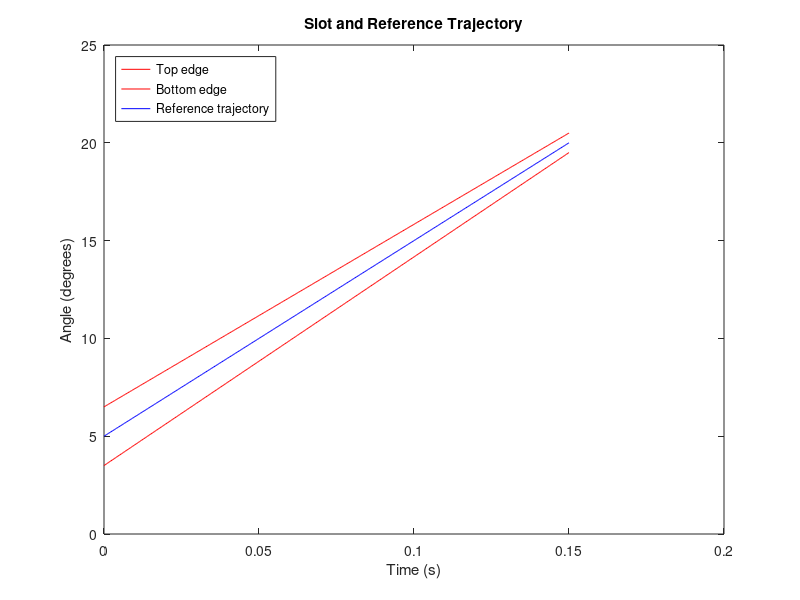

Here is the MATLAB script that generated this plot:
% Define parameters
Tss = 0.35; % single support paretic stance duration in seconds
T1 = 0.15 * Tss; % 15% of Tss
fs = 10e3; % sampling frequency in Hz
N = round(T1 * fs); % number of samples
t = linspace(0, 0.15, N); % time vector
theta_i = 5; % initial angle in degrees
theta_f = 20; % final angle in degrees
b0 = 3; % initial slot height in degrees
b1 = 1; % final slot height in degrees

% Commanded reference trajectory (straight line)
theta_ref = linspace(theta_i, theta_f, N);

% Calculate top and bottom edge trajectories of the slot
b = linspace(b0, b1, N); % slot height decreases linearly
t_edge = theta_ref + b/2; % top edge of the slot
b_edge = theta_ref - b/2; % bottom edge of the slot

% Plot the slot and reference trajectory
figure;
plot(t, t_edge, 'r', t, b_edge, 'r', t, theta_ref, 'b');
legend('Top edge', 'Bottom edge', 'Reference trajectory', 'Location','northwest');
xlabel('Time (s)');
ylabel('Angle (degrees)');
title('Slot and Reference Trajectory')

% Absolute positions of the top and bottom edges of the slot at 20 ms
i_20ms = round(20e-3 * fs); % index corresponding to 20 ms
t_edge_20ms = t_edge(i_20ms);
b_edge_20ms = b_edge(i_20ms);
fprintf('At 20 ms, the top edge is at %.2f degrees and the bottom edge is at %.2f degrees.\n', t_edge_20ms, b_edge_20ms);
